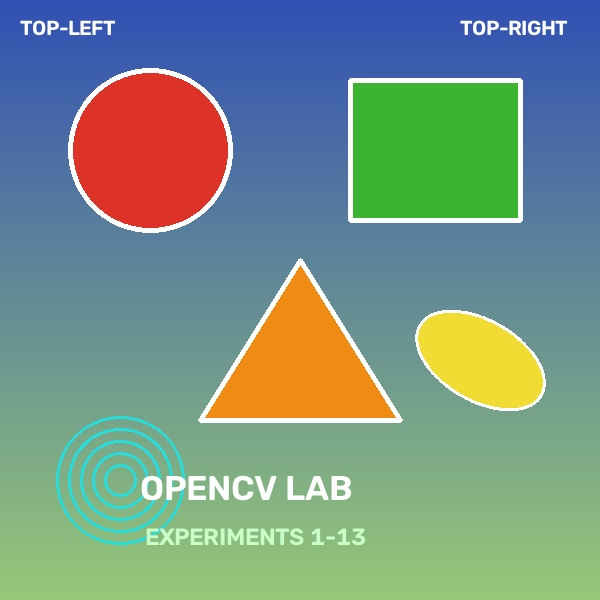
#> input picture LAB/photo.jpg, 600 x 600 px
$ python 'experiment 13.py'
#> lines starting #> are read from the running program, lines starting #| are printed output that depends on the picture
"""
EXPERIMENT 13
Aim: Perform Affine Transformation on the given image using python and OpenCV.
"""
import cv2
import numpy as np
import os

img_path = "photo.jpg" if os.path.exists("photo.jpg") else "sample.jpg"
image = cv2.imread(img_path)
#> image is the input picture: shape (600, 600, 3); mean B, G, R 133.6, 146.9, 119.8
if image is None:
    raise FileNotFoundError(f"Image not found at {img_path}")

rows, cols, ch = image.shape
#> rows = 600; cols = 600; ch = 3

# 3 non-collinear reference points in input and output
pts1 = np.float32([[50, 50], [200, 50], [50, 200]])
pts2 = np.float32([[10, 100], [200, 50], [100, 250]])

# Compute 2x3 affine matrix
M = cv2.getAffineTransform(pts1, pts2)

# Warp affine
affine_img = cv2.warpAffine(image, M, (cols, rows))
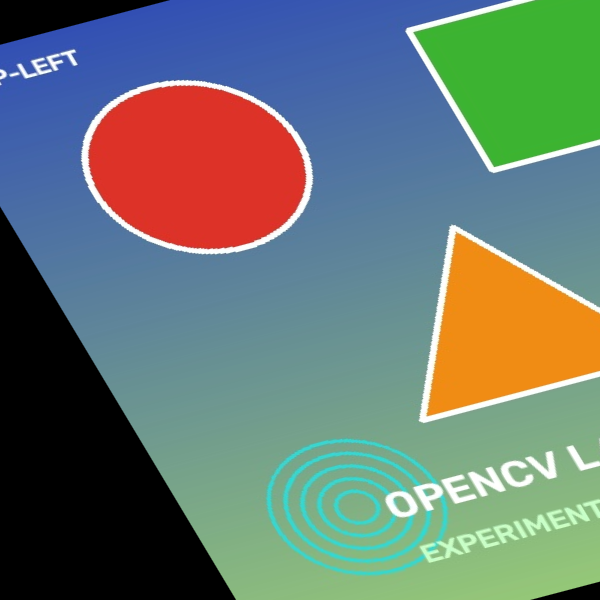
#> affine_img: shape (600, 600, 3); mean B, G, R 112, 120.1, 104.1

cv2.imwrite("experiment 13_output.jpg", affine_img)
print("[OK] Saved experiment 13_output.jpg")

cv2.imshow("Original Image", image)
cv2.imshow("Affine Transformed Image", affine_img)
cv2.waitKey(1000)
cv2.destroyAllWindows()

$ run again, with LAB/experiment 10_y_axis_flipped.jpg copied over LAB/photo.jpg
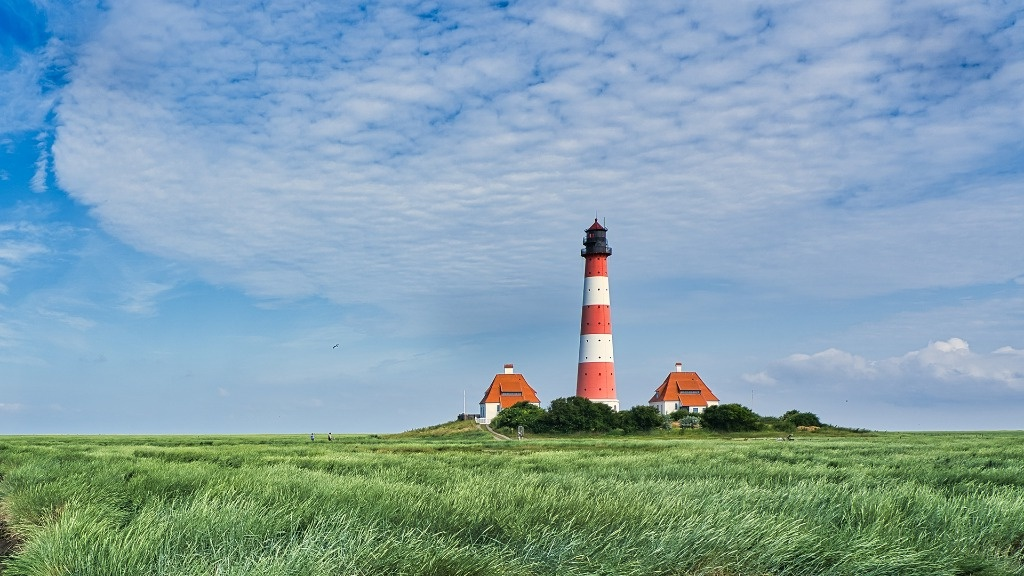
#> input picture LAB/experiment 10_y_axis_flipped.jpg, 1024 x 576 px
#> image is the input picture: shape (576, 1024, 3); mean B, G, R 170.9, 160.8, 129.9
#> `affine_img = cv2.warpAffine(image, M, (cols, rows))`:
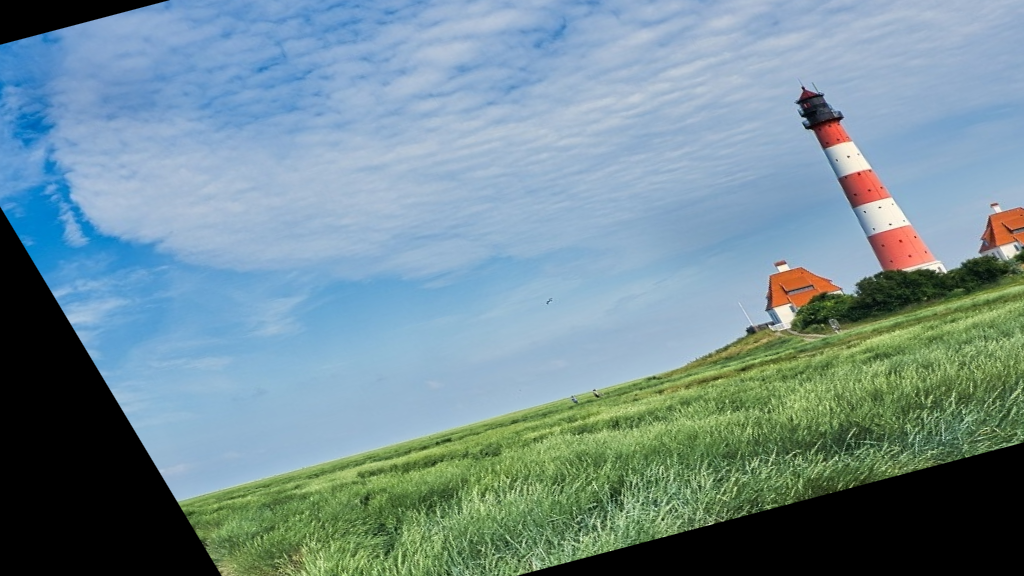
#> affine_img: shape (576, 1024, 3); mean B, G, R 149.1, 141.6, 114.1
